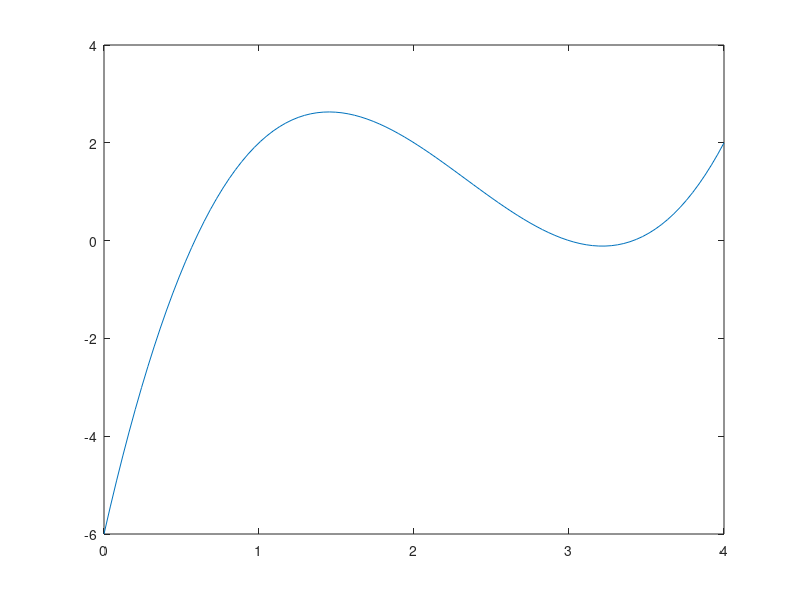

Write the MATLAB code that produced this figure. (Note: this script raises an error after producing the figure.)
function lab2_1()
f = @(x) x.^3 - 7*x.^2 + 14*x - 6;
X=linspace(0,4,100);
Y = f(X);
plot(X,Y);
eps = 1e-3;
syms x
f = x^3 - 7*x^2 + 14*x - 6;
df = diff(f,x,1);
[xaprox1] = MetNR(f,df,0.5,eps);
[xaprox2] = MetNR(f,df,2.75,eps);
[xaprox3] = MetNR(f,df,3.72,eps);
grid on
hold on
xL = xlim;
yL= ylim;
line(xL,[0 0],'Color','k')
line([0 0],yL,'Color','k')
hold off
end